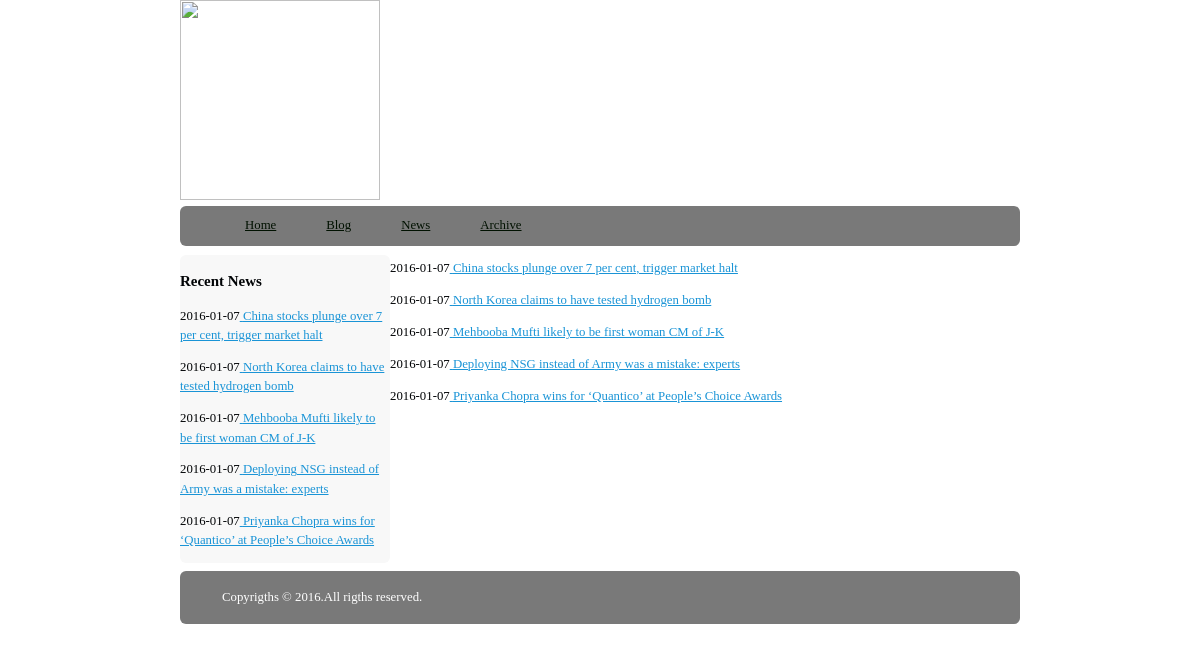
Page /latestnews/ on the committed database.
### blog/models.py (models this page shows, shortened)
class Post(models.Model):
    title=models.CharField(max_length=100)
    body=models.TextField()
    date=models.DateTimeField()
    class Admin:
        list_display=('title','date')
        list_filter=('title')
        ordering=('date',)
        search_fields=('title',)

### blog/templates/latestnews.html
{% extends 'base.html' %}
{%block content%}
{%for post in object_list%}
<p>{{post.date|date:"Y-m-d"}}<a href="/blog/{{post.id}}"> {{post.title}}</a><p>
{%endfor%}
{%endblock%}

### blog/templates/base.html (shortened to what this page needs)
{%load staticfiles%}
<!DOCTYPE html>
<html lang="en">
<head>
	<link rel ="stylesheet" href="/static/css/styles.css" type="text/css"/>
</head>
<body class="body">
	<header class="mainHead">
		<img src="http://cdn.outsideraleigh.com/wp-content/uploads/2013/11/wordpress-logo-stacked-rgb-2.png" width="200" height="200">
		<nav><ul>
			<li><a href='/'>Home</a></li>
			<li><a href='/blog/'>Blog</a></li>
			<li><a href='/blog/latestnews/'>News</a></li>
			<li><a href='/blog/archives/'>Archive</a></li>
		</ul></nav>
	</header>
	<aside class="sideInfo">
		<article>
			<h3>Recent News</h3>
			{%for post in object_list%}
			<p>{{post.date|date:'Y-m-d'}}<a href='/blog/{{post.id}}'> {{post.title}}</a></p>
			{%endfor%}
		</article>
	</aside>
{%block content%}
{%endblock%}
	<footer class="mainFooter">
		<p>Copyrigths &copy; 2016.All rigths reserved.</p>
	</footer>
</body>
</html>

### static/css/styles.css (style rules this page uses)
body { color:#000305; font-size:80%; font-family:'Lucida Sans Unicode'; line-height:1.5; text-align:left; }
a { text-decoloration:none; }
a:link,a:visited { color:#1A94D6; }
.body { margin:0 auto; width:70%; clear:both: }
.mainHead nav { background-color: #797979; height:40px; border-radius:6px; -webkit-border-radius:6px; -moz-border-radius:6px; }
.mainHead nav ul { list-style:none; margin:0 auto; }
.mainHead nav ul li { float:left; display:inline; }
.mainHead nav a:link,.mainHead nav a:visited { color:#001100; display:inline-block; padding:10px 25px; height:20px; }
.sideInfo { width:25%; float:left; margin:1% 0% 1% 0%; border-radius:6px; -webkit-border-radius:6px; -moz-border-radius:6px; background-color:#f8f8f8; }
.mainFooter { width:100%; float:left; margin-bottom:2%; border-radius:6px; -webkit-border-radius:6px; -moz-border-radius:6px; background-color:#797979; }
.mainFooter p { margin:2% auto; width:90%; color:#fff; }

### rows in the picture
Post: date "2016-01-07", title "China stocks plunge over 7 per cent, trigger market halt"
Post: date "2016-01-07", title "North Korea claims to have tested hydrogen bomb"
Post: date "2016-01-07", title "Mehbooba Mufti likely to be first woman CM of J-K"
Post: date "2016-01-07", title "Deploying NSG instead of Army was a mistake: experts"
Post: date "2016-01-07", title "Priyanka Chopra wins for ‘Quantico’ at People’s Choice Awards"
